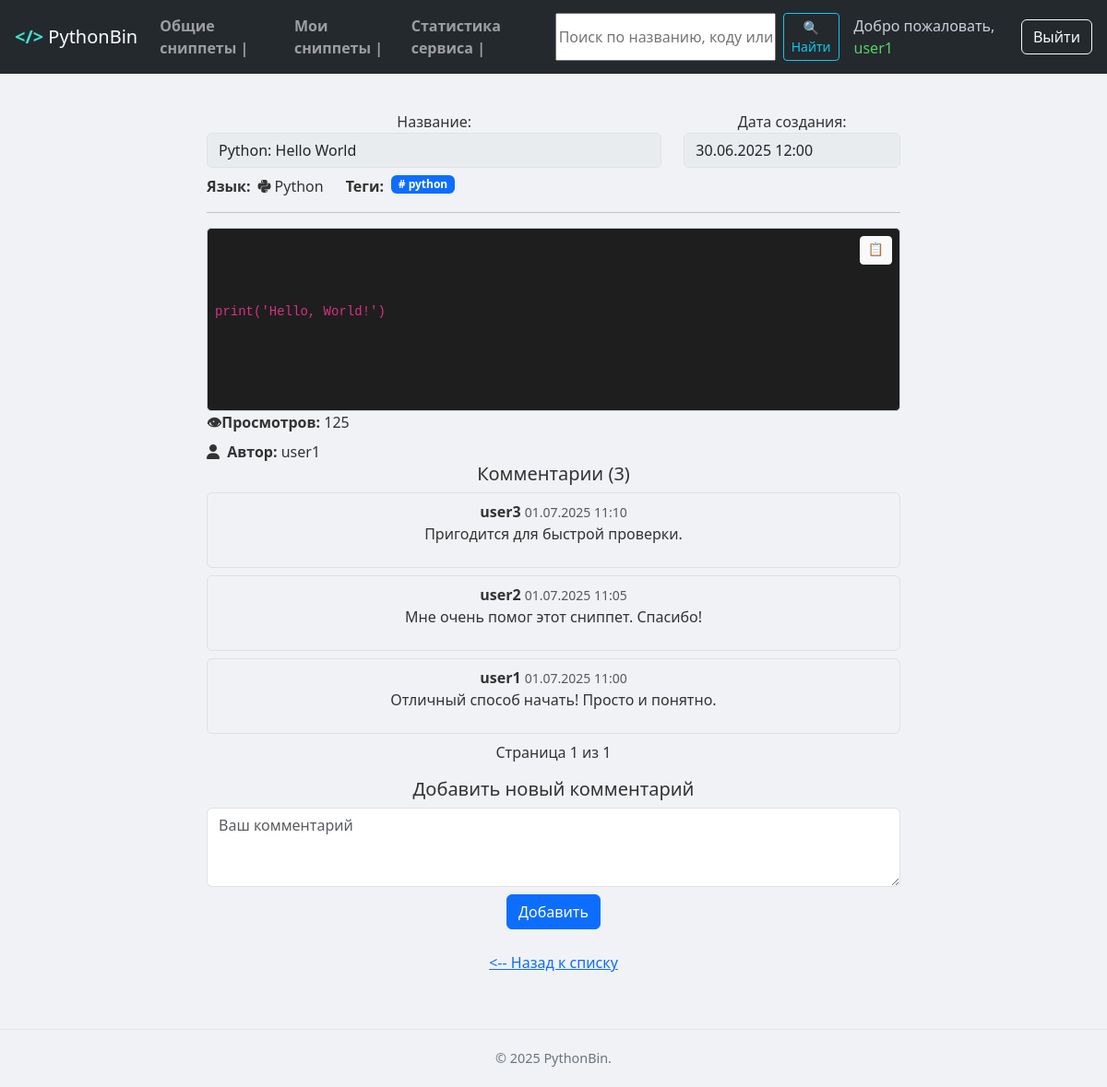
Page /snippet/1 (signed in) on the committed database.
### MainApp/models.py (models this page shows, shortened)
class Snippet(models.Model):
    name = models.CharField(max_length=100)
    lang = models.CharField(max_length=30, choices=LANG_CHOICES, default='-')
    code = models.TextField(max_length=5000)
    creation_date = models.DateTimeField(auto_now_add=True)
    updated_date = models.DateTimeField(auto_now=True)
    description = models.TextField(blank=True, null=True, max_length=5000)
    views_count = models.PositiveIntegerField(default=0)
    user = models.ForeignKey(to=User, on_delete=models.CASCADE)
    public = models.BooleanField(default=False, verbose_name='Публичный сниппет')
    tags = models.ManyToManyField(Tag, related_name='snippets', blank=True)

class Tag(models.Model):
    name = models.CharField(max_length=100, unique=True)

class Comment(models.Model):
    text = models.TextField()
    creation_date = models.DateTimeField(auto_now_add=True)
    updated_date = models.DateTimeField(auto_now=True)
    author = models.ForeignKey(to=User, on_delete=models.CASCADE)
    snippet = models.ForeignKey(to=Snippet, on_delete=models.CASCADE)

### MainApp/views.py (the view)
# urls.py: path('snippet/<int:id>', snippet_detail, name="snippet-detail"),
def snippet_detail(request, id):
    snippet = Snippet.objects.annotate(num_comments=Count('comment')).get(id=id)
    viewed_key = f'snippet_{id}'
    comment_form = CommentForm()
    comments = Comment.objects.filter(snippet=snippet).order_by('-creation_date')
    paginator = Paginator(comments, 5)
    page_number = request.GET.get('page')
    comments_page = paginator.get_page(page_number)
    if not request.session.get(viewed_key, False):
        snippet_views.send(sender=Snippet, snippet_id=snippet.id)
        request.session[viewed_key] = True
    context = {
        'pagename': f'Сниппет: {snippet.name}',
        'snippet': snippet,
        'comment_form': comment_form,
        'comments_page': comments_page,
    }
    return render(request, 'snippet_detail.html', context=context)

### MainApp/forms.py
class SnippetSearchForm(forms.Form):
    query = forms.CharField(
        label='Поиск',
        required=False,
        widget=forms.TextInput(attrs={'placeholder': 'Поиск по названию, коду или языку...'})
    )

class CommentForm(forms.ModelForm):
    class Meta:
        model = Comment
        fields = ['text']
        widgets = {
            'text': forms.Textarea(attrs={
                'placeholder': 'Ваш комментарий',
                'class': 'form-control',
                'rows': 3,
            }),
        }
        labels = {
            'text': '',
        }

### MainApp/context_processors.py (called while the page is built)
def search_form(request):
    return {'search_form': SnippetSearchForm(request.GET)}

### MainApp/templatetags/lang_tags.py (called while the page is built)
@register.simple_tag
def lang_icon_class(lang):
    return LANG_ICONS.get(lang.lower(), 'fa-solid fa-file-code')

### MainApp/templates/snippet_detail.html (shortened to what this page needs)
{% extends 'base.html' %}
{% load lang_tags %}
{% block content %}
<div class="container">
    <div class="row">
        <div class="col">
            <fieldset disabled>
                <div class="row disabled">
                    <div class="col col-8">
                        Название:
                        <input type="text" value="{{ snippet.name }}" class="form-control">
                        <div class="d-flex align-items-center mt-2 flex-wrap">
                            <strong class="me-2">Язык:</strong>
                            <i class="{% lang_icon_class snippet.lang %} me-1"></i>
                            <span class="me-4">{{ snippet.get_lang_display }}</span>
                            <span class="fw-bold me-2">Теги:</span>
                            {% for tag in snippet.tags.all %}
                                <a href="{% url 'MainApp:snippets_by_tag' tag.id %}" class="badge bg-primary me-2 mb-1 text-decoration-none">
                                    {{ tag.name }}
                                </a>
                            {% empty %}
                                <span class="text-muted">нет</span>
                            {% endfor %}
                        </div>
                    </div>
                    <div class="col col-4">
                        Дата создания:
                        <input type="text" value="{{ snippet.creation_date|date:"d.m.Y H:i" }}" class="form-control">
                    </div>
                </div>
            </fieldset>
            <hr>
            <div class="row">
                <div class="col">
                    <div class="p-2 h-100 position-relative" style="border:1px solid #ced4da; border-radius:5px; background-color: #1e1e1e; color: #f8f8f2; font-family: monospace; white-space: pre-wrap;">
                        <button class="btn btn-sm btn-light position-absolute top-0 end-0 m-2 copy-btn" title="Скопировать">📋</button>
                        <code class="snippet-code d-block" style="margin: 0; text-align: left;">{{ snippet.code|escape }}</code>
                    </div>
                    <p style="text-align: left"><strong>👁Просмотров:</strong> {{ snippet.views_count }}</p>
                </div>
            </div>
        </div>
    </div>
    <div class="row mt-4">
        <div class="mt-2" style="text-align: left">
            <i class="fa-solid fa-user me-1"></i>
            <span class="fw-bold">Автор:</span>
            <span>{{ snippet.user.username }}</span>
        </div>
        <div class="col">
            <h5>Комментарии ({{ comments_page.paginator.count }})</h5>
            {% for comment in comments_page %}
                <div class="border rounded p-2 mb-2">
                    <strong>{{ comment.author.username }}</strong>
                    <small class="text-muted">{{ comment.creation_date|date:"d.m.Y H:i" }}</small>
                    <p>{{ comment.text|linebreaksbr }}</p>
                </div>
            {% empty %}
                <p>Комментариев пока нет.</p>
            {% endfor %}
        </div>
    </div>
    <div>
        <span>Страница {{ comments_page.number }} из {{ comments_page.paginator.num_pages }}</span>
    </div>
    {% if user.is_authenticated %}
        <div class="row mt-3">
            <div class="col">
                <h5>Добавить новый комментарий</h5>
                <form action="{% url 'MainApp:comment_add' %}" method="POST">
                    {{ comment_form.text }}
                    <button type="submit" class="btn btn-primary mt-2">Добавить</button>
                </form><br>
            </div>
        </div>
    {% else %}
        <div class="row mt-3">
            <div class="col">
                <p><a href="{% url 'MainApp:custom_login' %}">Войдите</a>, чтобы оставить комментарий.</p>
            </div>
        </div>
    {% endif %}
    <a href="{% url 'MainApp:snippets-list' %}"><-- Назад к списку</a>
</div>
{% endblock %}

### MainApp/templates/includes/navbar.html (shortened to what this page needs)
<header class="navbar navbar-expand-lg navbar-dark" style="background-color:#24292e; padding: 0.5rem 1rem;">
  <a class="navbar-brand" href="{% url 'MainApp:home' %}">
    <span style="color: #40E0D0; font-weight: bold;">&lt;/&gt;</span> PythonBin
  </a>
  <div class="collapse navbar-collapse" id="navbarContent">
    <ul class="navbar-nav me-auto mb-2 mb-lg-0">
      <li class="nav-item">
        <a class="nav-link" href="{% url 'MainApp:snippets-list' %}">
          <strong>Общие сниппеты |</strong>
        </a>
      </li>
      {% if request.user.is_authenticated %}
      <li class="nav-item">
        <a class="nav-link" href="{% url 'MainApp:user-snippets' %}">
          <strong>Мои сниппеты |</strong>
        </a>
      </li>
      {% endif %}
      <li class="nav-item">
        <a class="nav-link" href="{% url 'MainApp:snippets-stats' %}">
          <strong>Статистика сервиса |</strong>
        </a>
      </li>
    </ul>
    {% if request.user.is_authenticated %}
      {% include 'includes/search_form.html' %}
      <span class="navbar-text me-3" style="color:#c9d1d9;">
        Добро пожаловать, <span style="color:#56d364;">{{ request.user.username }}</span>
      </span>
      <a class="btn btn-outline-light" href="{% url 'MainApp:custom_logout' %}">Выйти</a>
    {% endif %}
  </div>
</header>

### static/css/styles.css (style rules this page uses)
body { font-family: system-ui, -apple-system, "Segoe UI", Roboto, "Helvetica Neue", Arial, sans-serif; background-color: #f0f2f5; color: #333; margin: 0; min-height: 100vh; }
.btn-primary { border-radius: 6px; }

### rows in the picture
Snippet: name "Python: Hello World", lang "Python", creation_date "30.06.2025 12:00", code "print('Hello, World!')", views_count "125", user.username "user1"
Tag: name "# python"
Comment: author.username "user3", creation_date "01.07.2025 11:10", text "Пригодится для быстрой проверки."
Comment: author.username "user2", creation_date "01.07.2025 11:05", text "Мне очень помог этот сниппет. Спасибо!"
Comment: author.username "user1", creation_date "01.07.2025 11:00", text "Отличный способ начать! Просто и понятно."

### other values in the picture
{{ request.user.username }} "user1"
{{ comments_page.paginator.count }} "3"
{{ comments_page.number }} "1"
{{ comments_page.paginator.num_pages }} "1"
